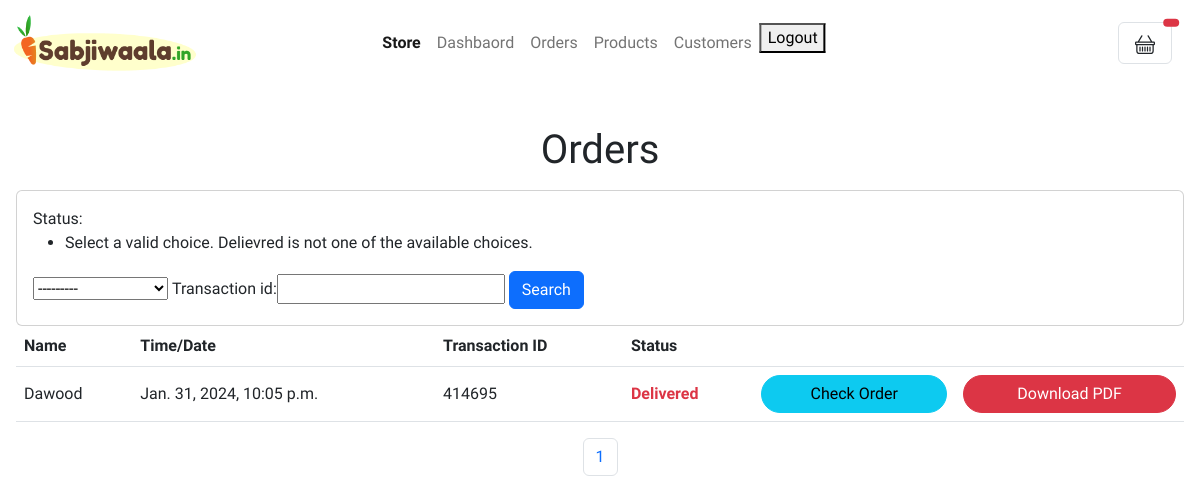
Page /orders/?status=Delievred (signed in) on the committed database.
### main/models.py (models this page shows, shortened)
class Order(models.Model):
    STATUS = (
        ("Pending","Pending"),
        ("Out For Delivery","Out For Delivery"),
        ("Delivered","Delivered"),
    )
    customer =  models.ForeignKey(Customer,blank=True, null=True, on_delete= models.SET_NULL)
    date_created = models.DateTimeField(auto_now_add=True)
    complete = models.BooleanField(default=False,null=True,blank=True)
    status = models.CharField(max_length=20,choices=STATUS,null=True)
    transaction_id = models.CharField(max_length=200,null=True)
    class Meta:
        ordering = ['-date_created']

class Customer(models.Model):
    user = models.OneToOneField(User,blank=True,null=True,on_delete=models.CASCADE)
    name = models.CharField(max_length=200, null=True,blank=True)
    email = models.CharField(max_length=200, null=True, blank=True)
    phone = models.CharField(max_length=200, null=True, blank=True)

### main/views.py (the view)
# urls.py: path('orders/',views.orders, name = 'orders'),
@login_required
def orders(request):
    template_name = 'main/orders.html'
    orders = Order.objects.filter(complete = True).order_by('-date_created')
    filter = OrderFilter(request.GET, queryset=orders)
    orders = filter.qs
    paginator = Paginator(orders,20)
    page_number = request.GET.get('page')
    orders_page = paginator.get_page(page_number)
    context = {
        'filter':filter,
        "orders_page":orders_page,
    }
    return render(request,template_name,context)

### main/templates/main/orders.html (shortened to what this page needs)
{% extends 'main/main.html' %}
{% block content %}
{% load static %}
<br>
<div class="container-fluid p-3">
  <div class="text-center mb-3">
    <h1>Orders</h1>
  </div>
  <div class="row">
    <div class="col">
      <div class="card card-body">
        <form action="" method="get">
          {{filter.form}}
          <button class="btn btn-primary" type="submit">Search</button>
        </form>
      </div>
    </div>
  </div>
  <table class="table align-middle">
    <thead>
      <tr>
        <th scope="col">Name</th>
        <th scope="col">Time/Date</th>
        <th scope="col">Transaction ID</th>
        <th scope="col">Status</th>
        <th scope="col"></th>
        <th></th>
      </tr>
    </thead>
    <tbody>
      {% for order in orders_page %}
      <tr>
        <td>{{order.customer.name}}</td>
        <td>{{order.date_created}}</td>
        <td>{{order.transaction_id}}</td>
        <td class="text-danger"><b>{{ order.status }}</b></td>
        <td><a href="{%url 'main:order_items' order.id %}" class="btn btn-info rounded-pill d-block">Check Order</a></td>
        <td><a href="{%url 'main:pdf' order.id %}" class="btn btn-danger rounded-pill d-block">Download PDF</a></td>
      </tr>
      {% endfor %}
    </tbody>
  </table>
  <div class="d-flex justify-content-center m-3">
    <nav aria-label="Page navigation example">
      <ul class="pagination">
        <li class="page-item"><a class="page-link" href="#">{{ orders_page.number }}</a></li>
      </ul>
    </nav>
  </div>
</div>
{% endblock %}

### main/templates/main/main.html (style rules this page uses)
body { font-family: 'Work Sans', sans-serif; }

### rows in the picture
Order: customer.name "Dawood", date_created "Jan. 31, 2024, 10:05 p.m.", transaction_id "414695", status "Delivered"

### other values in the picture
{{ orders_page.number }} "1"
